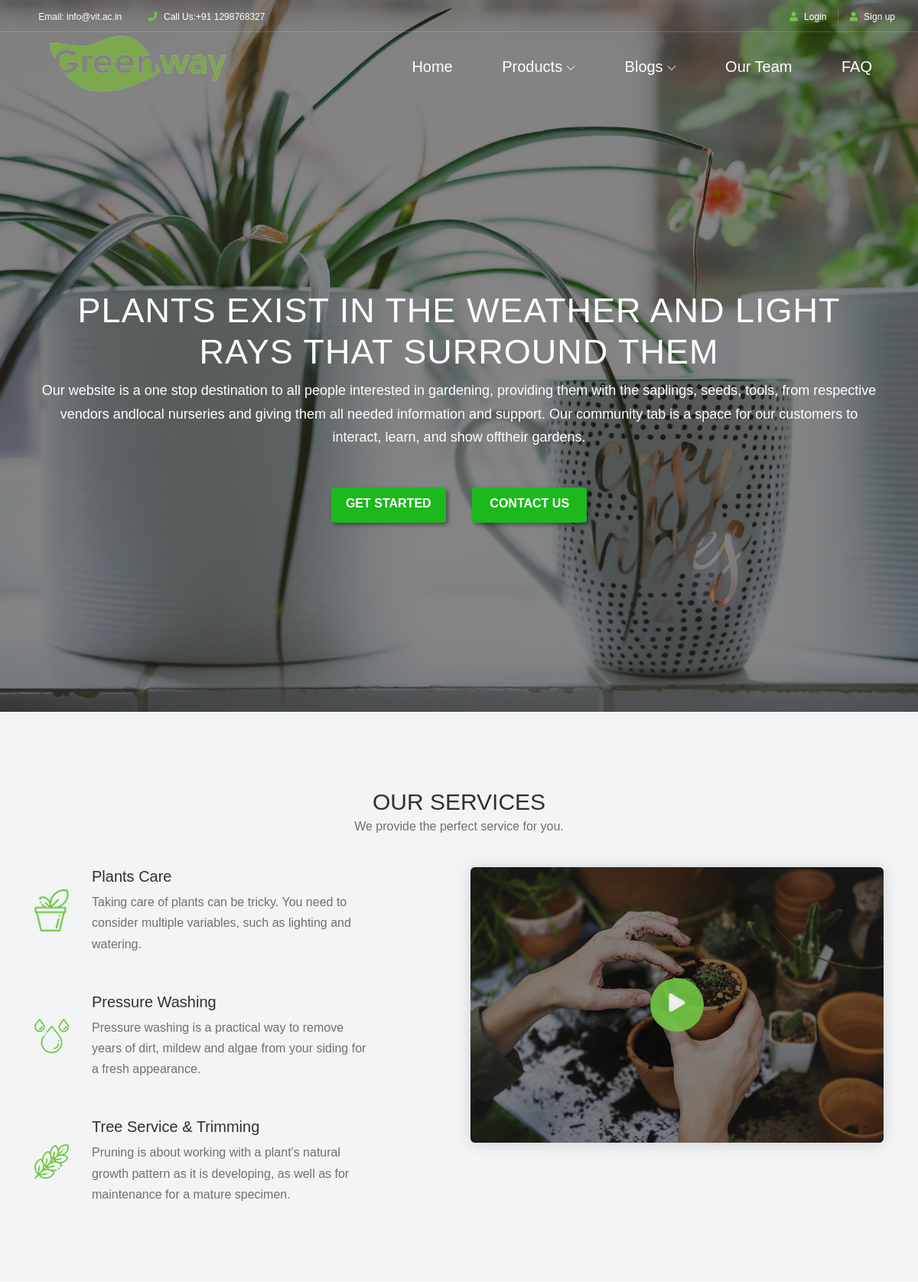
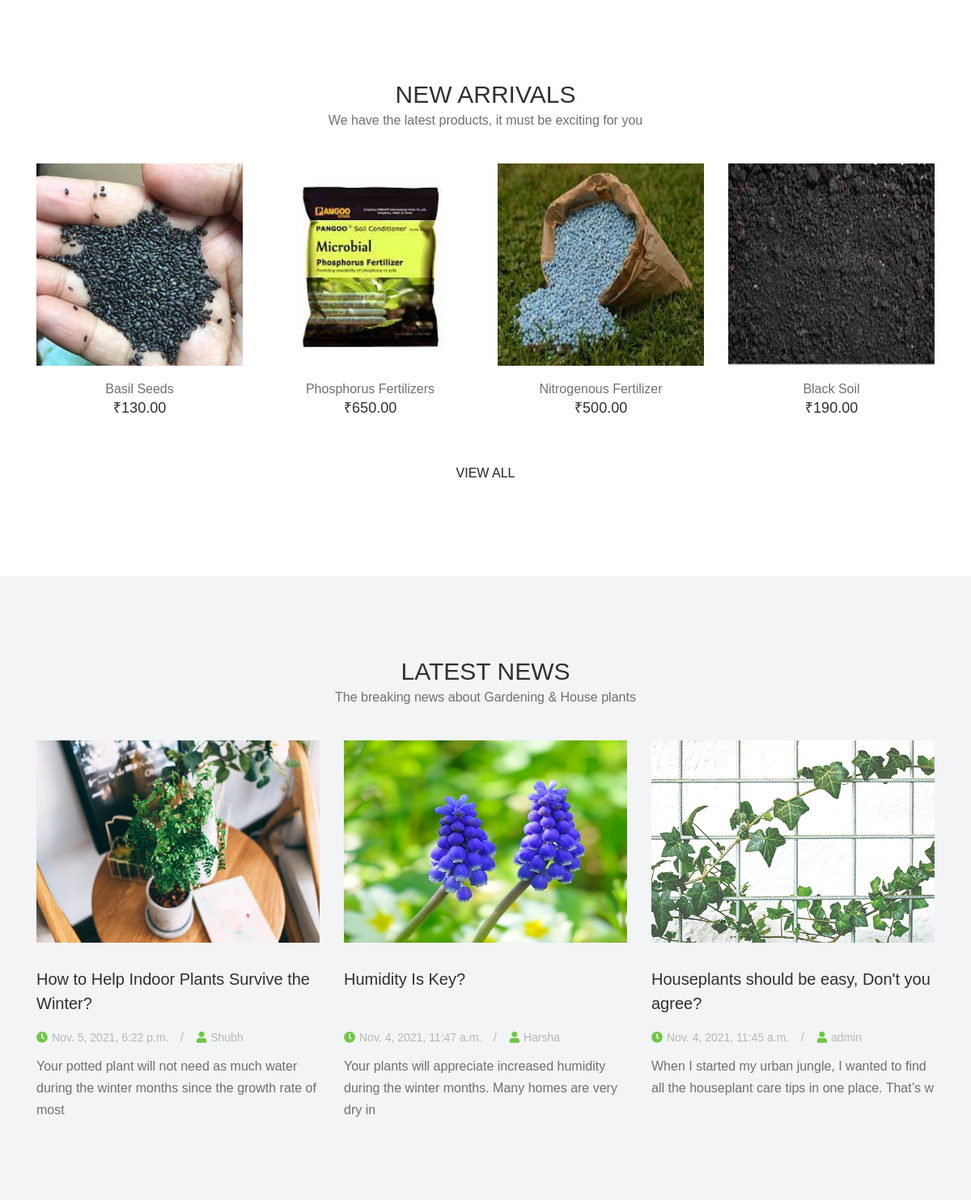
The page / (upper part) on the database its author committed (2 pictures, top to bottom).
### products/models.py (models this page shows, shortened)
class ItemsImages(models.Model):
    title = models.ForeignKey(ItemMain, on_delete=models.CASCADE)
    image = models.ImageField(upload_to = 'images')

class ItemMain(models.Model):
    title = models.CharField(max_length=50, unique=True)
    price = models.DecimalField(decimal_places=2, max_digits=25)
    description = models.TextField()
    category = models.ForeignKey(ItemsCat, on_delete=models.CASCADE)
    availablity = models.BooleanField(default=False)
    shippingCharges = models.IntegerField(default=0)
    offers = models.IntegerField(default=0)
    plantingAndCare = models.TextField()
    slug = models.SlugField(max_length=50,unique=True, default="", editable=False)

### blogs/models.py (models this page shows, shortened)
class BlogPlant(models.Model):
    author = models.ForeignKey(User, on_delete=models.CASCADE, related_name= 'post_author')
    blog_title = models.CharField(max_length= 264)
    slug = models.SlugField(max_length=264, unique=True, default='',editable=False)
    blog_content = models.TextField()
    blog_image = models.ImageField(upload_to= 'blog_image')
    publish_date = models.DateTimeField(auto_now_add=True)
    category = models.ForeignKey(Category, on_delete = models.CASCADE, related_name ='blog_cat')
    class Meta:
        ordering = ['-publish_date']

### products/views.py (the view)
# urls.py: 2. Add a URL to urlpatterns:  path('', views.home, name='home')
def home(request):
    context = {}
    items = ItemMain.objects.all().order_by('-id')[:4]
    items_list = []
    for i in items:
        l = []
        l.append(i.title)
        l.append(i.price)
        l.append(i.slug)
        ima = ItemsImages.objects.filter(title = i)[0]
        l.append(ima.image)
        items_list.append(l)
    context['items'] = items_list
    blogs = BlogPlant.objects.all().order_by('-id')[:3]
    blogs_list = []
    for i in blogs:
        l = []
        l.append(i.blog_title)
        l.append(i.author)
        l.append(i.publish_date)
        l.append(i.blog_image)
        l.append(i.slug)
        l.append(i.blog_content[:100])
        blogs_list.append(l)
    context['blogs'] = blogs_list
    return render(request, 'home.html', context)

### templates/home.html (shortened to what this page needs)
{% extends "base-home.html" %}
{% load static %}
{% block home %}
<link rel="stylesheet" type="text/css" href="{% static 'css/home/home.css' %}">
<div>
<section class="hero-area">
    <div class="hero-post-slides owl-carousel">
        <div class="single-hero-post bg-overlay">
            <div class="slide-img slide-img1 bg-img" ></div>
            <div class="container h-100">
                <div class="row h-100 align-items-center">
                    <div class="col-12">
                        <div class="hero-slides-content text-center">
                            <h2>Plants exist in the weather and light rays that surround them</h2>
                            <p>Our website is a one stop destination to all people interested in gardening, providing them with the saplings, seeds, tools, from respective vendors andlocal nurseries and giving them all needed information and support. Our community tab is a space for our customers to interact, learn, and show offtheir gardens.</p>
                            <div class="welcome-btn-group">
                                <a href="{% url 'itemlist' %}" class="btn alazea-btn mr-30 get-started">GET STARTED</a>
                                <a href="{% url 'contact' %}" class="btn alazea-btn active contact">CONTACT US</a>
                            </div>
                        </div>
                    </div>
                </div>
            </div>
        </div>
    </div>
</section>
<section class="our-services-area bg-gray section-padding-100-0">
    <div class="container">
        <div class="row">
            <div class="col-12">
                <div class="section-heading text-center">
                    <h2>OUR SERVICES</h2>
                    <p>We provide the perfect service for you.</p>
                </div>
            </div>
        </div>
        <div class="row justify-content-between">
            <div class="col-12 col-lg-5">
                <div class="alazea-service-area mb-100">
                    <div class="single-service-area d-flex align-items-center wow fadeInUp" data-wow-delay="100ms">
                        <div class="service-icon mr-30">
                            <img src="{% static 'images/home/core-img/s1.png' %}" alt="">
                        </div>
                        <div class="service-content">
                            <h5>Plants Care</h5>
                            <p>Taking care of plants can be tricky. You need to consider multiple variables, such as lighting and watering.</p>
                        </div>
                    </div>
                    <div class="single-service-area d-flex align-items-center wow fadeInUp" data-wow-delay="300ms">
                        <div class="service-icon mr-30">
                            <img src="{% static 'images/home/core-img/s2.png' %}" alt="">
                        </div>
                        <div class="service-content">
                            <h5>Pressure Washing</h5>
                            <p>Pressure washing is a practical way to remove years of dirt, mildew and algae from your siding for a fresh appearance.</p>
                        </div>
                    </div>
                    <div class="single-service-area d-flex align-items-center wow fadeInUp" data-wow-delay="500ms">
                        <div class="service-icon mr-30">
                            <img src="{% static 'images/home/core-img/s3.png' %}" alt="">
                        </div>
                        <div class="service-content">
                            <h5>Tree Service &amp; Trimming</h5>
                            <p>
                                Pruning is about working with a plant's natural growth pattern as it is developing, as well as for maintenance for a mature specimen.</p>
                        </div>
                    </div>
                </div>
            </div>
            <div class="col-12 col-lg-6">
                <div class="alazea-video-area bg-overlay mb-100">
                    <a href="https://www.youtube.com/watch?v=k3AiRLm-DpU" class="video-icon">
                        <i class="fa fa-play" aria-hidden="true"></i>
                    </a>
                </div>
            </div>
        </div>
    </div>
</section>
<section class="new-arrivals-products-area section-padding-100">
    <div class="container">
        <div class="row">
            <div class="col-12">
                <div class="section-heading text-center">
                    <h2>NEW ARRIVALS</h2>
                    <p>We have the latest products, it must be exciting for you</p>
                </div>
            </div>
        </div>
        <div class="row">
            {% for item in items %}
                <div class="col-12 col-sm-6 col-lg-3">
                    <div class="single-product-area mb-50 wow fadeInUp" data-wow-delay="100ms">
                        <div class="product-img">
                            <a href="shop-details.html"><img src="/media/{{ item.3 }}" %} alt=""></a>
                        </div>
                        <div class="product-info mt-15 text-center">
                            <a href="{% url 'itemView' the_slug=item.2 %}">
                                <p>{{ item.0 }}</p>
                            </a>
                            <h6>₹{{ item.1 }}</h6>
                        </div>
                    </div>
                </div>
            {% endfor %}
            <div class="col-12 text-center">
                <a href="{% url 'itemlist' %}" class="btn alazea-btn">View All</a>
            </div>
        </div>
    </div>
</section>
<section class="alazea-blog-area bg-gray section-padding-100-0">
    <div class="container">
        <div class="row">
            <div class="col-12">
                <div class="section-heading text-center">
                    <h2>LATEST NEWS</h2>
                    <p>The breaking news about Gardening &amp; House plants</p>
                </div>
            </div>
        </div>
        <div class="row justify-content-center">
           {% for blog in blogs %}
                <div class="col-12 col-md-6 col-lg-4">
                    <div class="single-blog-post mb-100">
                        <div class="post-thumbnail mb-30">
                            <a href="single-post.html"><img src="/media/{{ blog.3 }}" alt=""></a>
                        </div>
                        <div class="post-content">
                            <a href="{% url 'blog_details' the_slug=blog.4 %}" class="post-title">
                                <h5>{{ blog.0 }}</h5>
                            </a>
                            <div class="post-meta">
                                <a href="#"><i class="fa fa-clock-o" aria-hidden="true"></i>{{ blog.2 }}</a>
                                <a href="#"><i class="fa fa-user" aria-hidden="true"></i>{{ blog.1 }}</a>
                            </div>
                            <p class="post-excerpt"> {{ blog.5 }} </p>
                        </div>
                    </div>
            </div>
           {% endfor %}
        </div>
    </div>
</section>
{% include 'mission.html' %}
</div>
{% endblock home %}

### static/css/footer.css (style rules this page uses)
body { margin: 0; font-family: Arial, Helvetica, sans-serif; background: #ffffff; }
a { transition: .3s; }

### static_in_env/css/home/classy-nav.css (style rules this page uses)
* { margin: 0; padding: 0; }
body { font-family: "Roboto", sans-serif; }
img { height: auto; max-width: 100%; }
.bg-img { background-position: center center; background-size: cover; background-repeat: no-repeat; }
.justify-content-between { -webkit-box-pack: justify; -ms-flex-pack: justify; justify-content: space-between; }
.justify-content-center { -webkit-box-pack: center; -ms-flex-pack: center; justify-content: center; }

### rows shown on the page
ItemsImages: image (picture)
ItemMain: title "Basil Seeds", price "130.00"
ItemsImages: image (picture)
ItemMain: title "Phosphorus Fertilizers", price "650.00"
ItemsImages: image (picture)
ItemMain: title "Nitrogenous Fertilizer", price "500.00"
ItemsImages: image (picture)
ItemMain: title "Black Soil", price "190.00"

### other values the page prints
{{ blog.0 }} "How to Help Indoor Plants Survive the Winter?"
{{ blog.2 }} "Nov. 5, 2021, 6:22 p.m."
{{ blog.1 }} "Shubh"
{{ blog.5 }} "Your potted plant will not need as much water during the winter months since the growth rate of most"
{{ blog.0 }} "Humidity Is Key?"
{{ blog.2 }} "Nov. 4, 2021, 11:47 a.m."
{{ blog.1 }} "Harsha"
{{ blog.5 }} "Your plants will appreciate increased humidity during the winter months. Many homes are very dry in"
{{ blog.0 }} "Houseplants should be easy, Don't you agree?"
{{ blog.2 }} "Nov. 4, 2021, 11:45 a.m."
{{ blog.1 }} "admin"
{{ blog.5 }} "When I started my urban jungle, I wanted to find all the houseplant care tips in one place. That’s w"
